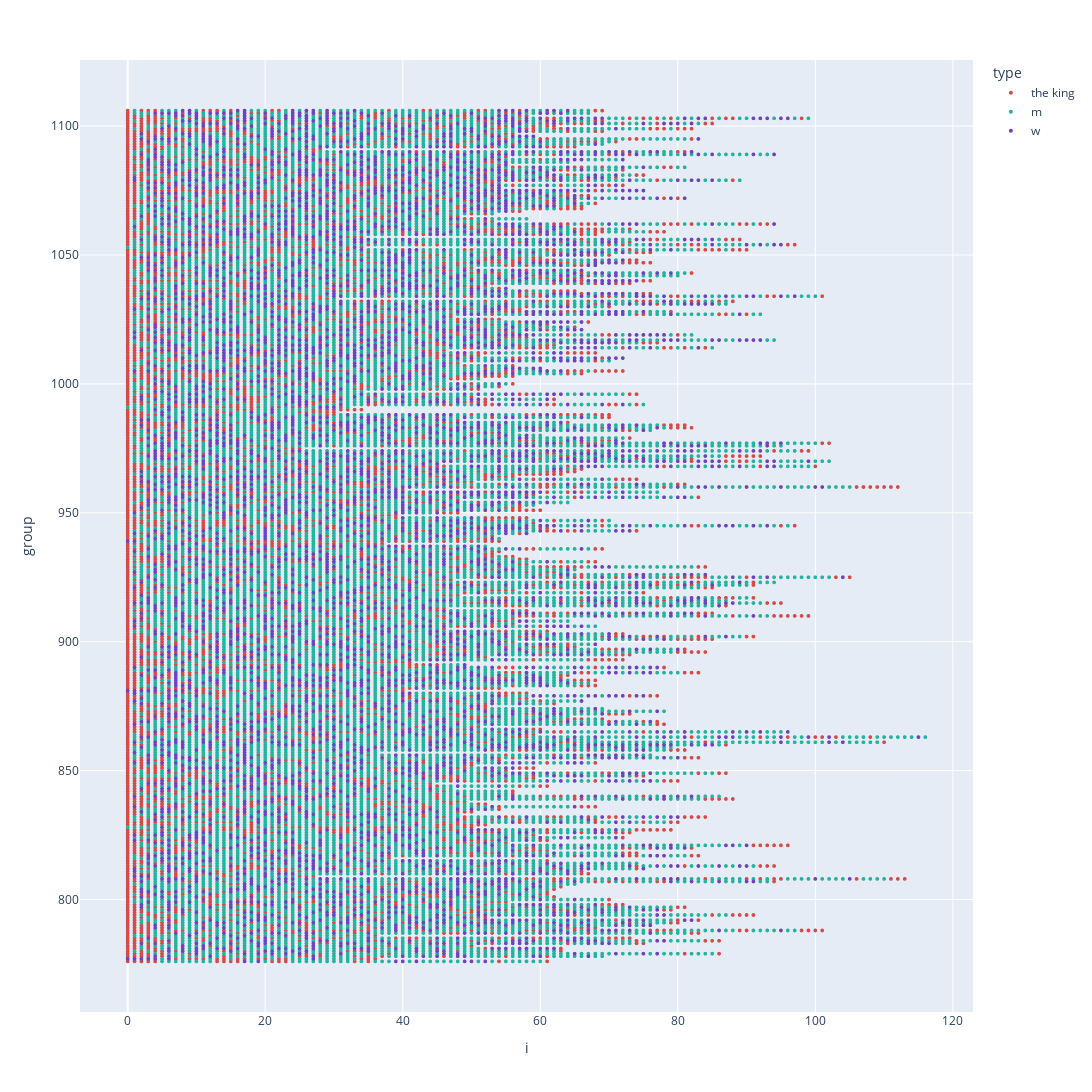

The notebook cell saved with this chart:
### Markdown cell above
## The same but interactive

### Code cell
import plotly.express as px
#df_sitzung = pd.DataFrame(records)

fig = px.scatter(df_sitzung,
    x="i", y="group",
    color="type",
    hover_data={"sitzung_date": "|%Y-%m-%d %H:00"},
    width=1200, height=2200,
    color_discrete_sequence=["#d64b47", "#24b39c", "#6c43c0"])

# Change marker size
fig.update_traces(marker=dict(size=4), selector=dict(mode='markers'))

fig.show()

### Figure 1 — Plotly figure (JSON) as saved in the notebook; plotly's stock layout.template omitted (floating-point values rounded to 4 significant figures; data arrays with more than 128 entries replaced by an {"elided": "..."} marker saying what was removed)
{"data": [{"customdata": {"elided": "4977x1 str values"}, "hovertemplate": "type=the king<br>i=%{x}<br>group=%{y}<br>sitzung_date=%{customdata[0]|%Y-%m-%d %H:00}<extra></extra>", "legendgroup": "the king", "marker": {"color": "#d64b47", "size": 4, "symbol": "circle"}, "mode": "markers", "name": "the king", "showlegend": true, "type": "scattergl", "x": {"elided": "4977 int values"}, "xaxis": "x", "y": {"elided": "4977 int values"}, "yaxis": "y"}, {"customdata": {"elided": "12099x1 str values"}, "hovertemplate": "type=m<br>i=%{x}<br>group=%{y}<br>sitzung_date=%{customdata[0]|%Y-%m-%d %H:00}<extra></extra>", "legendgroup": "m", "marker": {"color": "#24b39c", "size": 4, "symbol": "circle"}, "mode": "markers", "name": "m", "showlegend": true, "type": "scattergl", "x": {"elided": "12099 int values"}, "xaxis": "x", "y": {"elided": "12099 int values"}, "yaxis": "y"}, {"customdata": {"elided": "5557x1 str values"}, "hovertemplate": "type=w<br>i=%{x}<br>group=%{y}<br>sitzung_date=%{customdata[0]|%Y-%m-%d %H:00}<extra></extra>", "legendgroup": "w", "marker": {"color": "#6c43c0", "size": 4, "symbol": "circle"}, "mode": "markers", "name": "w", "showlegend": true, "type": "scattergl", "x": {"elided": "5557 int values"}, "xaxis": "x", "y": {"elided": "5557 int values"}, "yaxis": "y"}], "layout": {"height": 2200, "legend": {"title": {"text": "type"}, "tracegroupgap": 0}, "margin": {"t": 60}, "width": 1200, "xaxis": {"anchor": "y", "domain": [0, 1], "title": {"text": "i"}}, "yaxis": {"anchor": "x", "domain": [0, 1], "title": {"text": "group"}}}}
